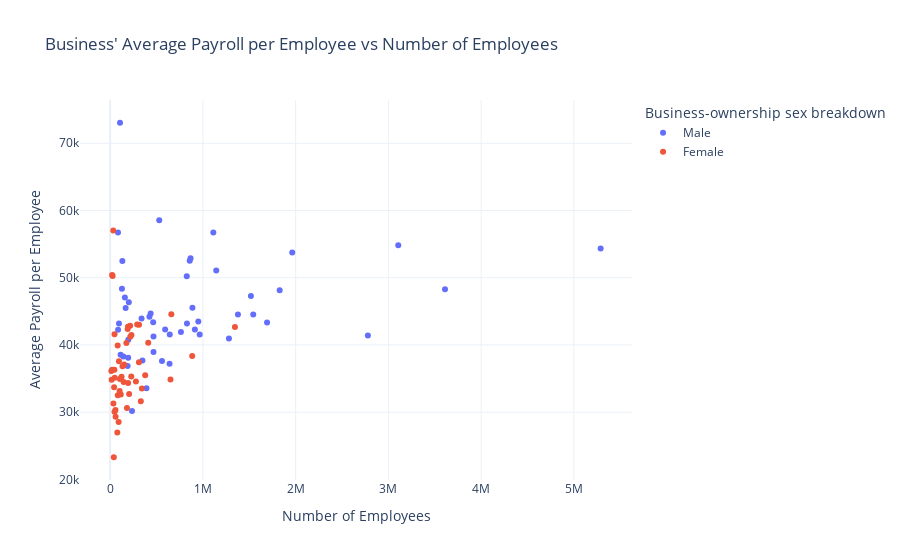

Source (notebook cell):
### Markdown cell above
**Plotting Code and Visuals**

### Code cell
import plotly.express as px

plot_comb = sorted_totals_comb

fig = px.scatter(x = plot_comb.EMP.astype(float) , y= plot_comb['pay/emp'].astype(float), color = plot_comb.SEX_LABEL,
                labels = {'x' : 'Number of Employees',
                       'y' : 'Average Payroll per Employee',
                         'color': 'Business-ownership sex breakdown'},
                 template = 'plotly_white',
                title = 'Business\' Average Payroll per Employee vs Number of Employees')
fig.show()

### Figure 1 — Plotly figure (JSON) as saved in the notebook; plotly's stock layout.template omitted (floating-point values rounded to 4 significant figures)
{"data": [{"hovertemplate": "Business-ownership sex breakdown=Male<br>Number of Employees=%{x}<br>Average Payroll per Employee=%{y}<extra></extra>", "legendgroup": "Male", "marker": {"color": "#636efa", "symbol": "circle"}, "mode": "markers", "name": "Male", "orientation": "v", "showlegend": true, "type": "scatter", "x": [106617, 529635, 85031, 1112771, 3106761, 5288493, 1963700, 867408, 858265, 131845, 1144317, 826179, 127734, 3610363, 1827943, 1518050, 159140, 201570, 887384, 167436, 436559, 1378106, 1542930, 424135, 339097, 950652, 464364, 1692181, 828413, 95576, 913693, 593345, 85818, 763363, 642792, 965813, 2778776, 467626, 1281109, 196034, 467978, 113043, 143077, 194903, 348471, 559085, 640727, 188643, 391991, 236112], "xaxis": "x", "y": [73050.0, 58550.0, 56740.0, 56710.0, 54840.0, 54350.0, 53750.0, 52880.0, 52530.0, 52480.0, 51080.0, 50230.0, 48360.0, 48290.0, 48130.0, 47260.0, 47050.0, 46360.0, 45520.0, 45490.0, 44690.0, 44510.0, 44510.0, 44200.0, 43940.0, 43500.0, 43360.0, 43320.0, 43170.0, 43170.0, 42310.0, 42300.0, 42240.0, 41910.0, 41550.0, 41550.0, 41390.0, 41270.0, 40950.0, 40770.0, 38950.0, 38550.0, 38260.0, 38100.0, 37660.0, 37600.0, 37210.0, 36860.0, 33530.0, 30160.0], "yaxis": "y"}, {"hovertemplate": "Business-ownership sex breakdown=Female<br>Number of Employees=%{x}<br>Average Payroll per Employee=%{y}<extra></extra>", "legendgroup": "Female", "marker": {"color": "#EF553B", "symbol": "circle"}, "mode": "markers", "name": "Female", "orientation": "v", "showlegend": true, "type": "scatter", "x": [33702, 21768, 26816, 660092, 291815, 311499, 215789, 192126, 1345663, 189164, 47482, 229746, 217060, 410779, 175160, 81248, 884985, 94921, 310860, 151252, 133771, 46102, 22602, 13303, 378029, 227754, 123352, 49751, 105023, 650861, 16410, 278146, 145864, 194094, 42974, 342502, 102632, 204767, 115050, 82886, 330878, 35641, 181774, 57911, 47527, 59076, 91769, 77499, 39751], "xaxis": "x", "y": [57030.0, 50420.0, 50260.0, 44580.0, 43030.0, 43000.0, 42840.0, 42720.0, 42650.0, 42360.0, 41600.0, 41460.0, 41200.0, 40330.0, 40290.0, 39930.0, 38360.0, 37580.0, 37400.0, 37070.0, 36820.0, 36300.0, 36300.0, 36110.0, 35470.0, 35280.0, 35270.0, 35120.0, 34930.0, 34870.0, 34830.0, 34550.0, 34480.0, 34320.0, 33710.0, 33500.0, 33150.0, 32710.0, 32620.0, 32500.0, 31600.0, 31290.0, 30620.0, 30320.0, 30050.0, 29310.0, 28540.0, 26980.0, 23290.0], "yaxis": "y"}], "layout": {"legend": {"title": {"text": "Business-ownership sex breakdown"}, "tracegroupgap": 0}, "title": {"text": "Business' Average Payroll per Employee vs Number of Employees"}, "xaxis": {"anchor": "y", "domain": [0, 1], "title": {"text": "Number of Employees"}}, "yaxis": {"anchor": "x", "domain": [0, 1], "title": {"text": "Average Payroll per Employee"}}}}
